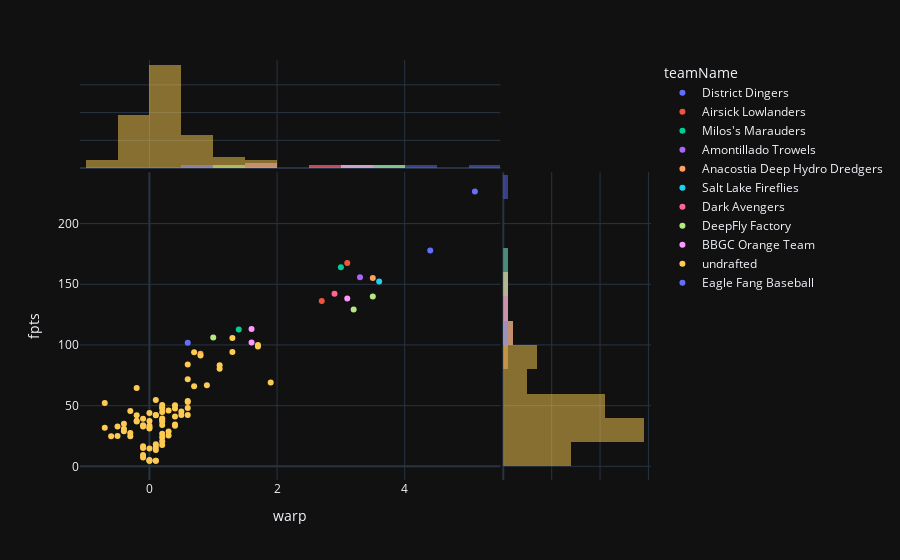

This figure's notebook cell:
### Markdown cell above
## Shortstop (SS)

### Code cell
df_pos = df_league[(df_league.pos_hit == "SS")]
fig = px.scatter(
    df_pos,
    x="warp",
    y="fpts",
    color="teamName",
    # color = "pa",
    hover_data=["first_name", "last_name", "fantraxid"],
    marginal_x="histogram",
    marginal_y="histogram",
)
fig.show()

### Figure 1 — Plotly figure (JSON) as saved in the notebook; plotly's stock layout.template omitted (floating-point values rounded to 4 significant figures; data arrays with more than 128 entries replaced by an {"elided": "..."} marker saying what was removed)
{"data": [{"customdata": [["Mookie", "Betts", "02btf"], ["Corey", "Seager", "02mw6"]], "hovertemplate": "teamName=District Dingers<br>warp=%{x}<br>fpts=%{y}<br>first_name=%{customdata[0]}<br>last_name=%{customdata[1]}<br>fantraxid=%{customdata[2]}<extra></extra>", "legendgroup": "District Dingers", "marker": {"color": "#636efa", "symbol": "circle"}, "mode": "markers", "name": "District Dingers", "orientation": "v", "showlegend": true, "type": "scatter", "x": [5.1, 4.4], "xaxis": "x", "y": [226.5, 177.8], "yaxis": "y"}, {"alignmentgroup": "True", "bingroup": "x", "hovertemplate": "teamName=District Dingers<br>warp=%{x}<br>count=%{y}<extra></extra>", "legendgroup": "District Dingers", "marker": {"color": "#636efa"}, "name": "District Dingers", "offsetgroup": "District Dingers", "opacity": 0.5, "showlegend": false, "type": "histogram", "x": [5.1, 4.4], "xaxis": "x3", "yaxis": "y3"}, {"alignmentgroup": "True", "bingroup": "y", "hovertemplate": "teamName=District Dingers<br>fpts=%{y}<br>count=%{x}<extra></extra>", "legendgroup": "District Dingers", "marker": {"color": "#636efa"}, "name": "District Dingers", "offsetgroup": "District Dingers", "opacity": 0.5, "showlegend": false, "type": "histogram", "xaxis": "x2", "y": [226.5, 177.8], "yaxis": "y2"}, {"customdata": [["Francisco", "Lindor", "02611"], ["Ha-Seong", "Kim", "05ajg"]], "hovertemplate": "teamName=Airsick Lowlanders<br>warp=%{x}<br>fpts=%{y}<br>first_name=%{customdata[0]}<br>last_name=%{customdata[1]}<br>fantraxid=%{customdata[2]}<extra></extra>", "legendgroup": "Airsick Lowlanders", "marker": {"color": "#EF553B", "symbol": "circle"}, "mode": "markers", "name": "Airsick Lowlanders", "orientation": "v", "showlegend": true, "type": "scatter", "x": [3.1, 2.7], "xaxis": "x", "y": [167.5, 136.2], "yaxis": "y"}, {"alignmentgroup": "True", "bingroup": "x", "hovertemplate": "teamName=Airsick Lowlanders<br>warp=%{x}<br>count=%{y}<extra></extra>", "legendgroup": "Airsick Lowlanders", "marker": {"color": "#EF553B"}, "name": "Airsick Lowlanders", "offsetgroup": "Airsick Lowlanders", "opacity": 0.5, "showlegend": false, "type": "histogram", "x": [3.1, 2.7], "xaxis": "x3", "yaxis": "y3"}, {"alignmentgroup": "True", "bingroup": "y", "hovertemplate": "teamName=Airsick Lowlanders<br>fpts=%{y}<br>count=%{x}<extra></extra>", "legendgroup": "Airsick Lowlanders", "marker": {"color": "#EF553B"}, "name": "Airsick Lowlanders", "offsetgroup": "Airsick Lowlanders", "opacity": 0.5, "showlegend": false, "type": "histogram", "xaxis": "x2", "y": [167.5, 136.2], "yaxis": "y2"}, {"customdata": [["Bobby", "Witt", "04lgp"], ["Elly", "De La Cruz", "05udp"]], "hovertemplate": "teamName=Milos's Marauders<br>warp=%{x}<br>fpts=%{y}<br>first_name=%{customdata[0]}<br>last_name=%{customdata[1]}<br>fantraxid=%{customdata[2]}<extra></extra>", "legendgroup": "Milos's Marauders", "marker": {"color": "#00cc96", "symbol": "circle"}, "mode": "markers", "name": "Milos's Marauders", "orientation": "v", "showlegend": true, "type": "scatter", "x": [3, 1.4], "xaxis": "x", "y": [164, 112.8], "yaxis": "y"}, {"alignmentgroup": "True", "bingroup": "x", "hovertemplate": "teamName=Milos's Marauders<br>warp=%{x}<br>count=%{y}<extra></extra>", "legendgroup": "Milos's Marauders", "marker": {"color": "#00cc96"}, "name": "Milos's Marauders", "offsetgroup": "Milos's Marauders", "opacity": 0.5, "showlegend": false, "type": "histogram", "x": [3, 1.4], "xaxis": "x3", "yaxis": "y3"}, {"alignmentgroup": "True", "bingroup": "y", "hovertemplate": "teamName=Milos's Marauders<br>fpts=%{y}<br>count=%{x}<extra></extra>", "legendgroup": "Milos's Marauders", "marker": {"color": "#00cc96"}, "name": "Milos's Marauders", "offsetgroup": "Milos's Marauders", "opacity": 0.5, "showlegend": false, "type": "histogram", "xaxis": "x2", "y": [164, 112.8], "yaxis": "y2"}, {"customdata": [["J.P.", "Crawford", "0310z"]], "hovertemplate": "teamName=Amontillado Trowels<br>warp=%{x}<br>fpts=%{y}<br>first_name=%{customdata[0]}<br>last_name=%{customdata[1]}<br>fantraxid=%{customdata[2]}<extra></extra>", "legendgroup": "Amontillado Trowels", "marker": {"color": "#ab63fa", "symbol": "circle"}, "mode": "markers", "name": "Amontillado Trowels", "orientation": "v", "showlegend": true, "type": "scatter", "x": [3.3], "xaxis": "x", "y": [155.8], "yaxis": "y"}, {"alignmentgroup": "True", "bingroup": "x", "hovertemplate": "teamName=Amontillado Trowels<br>warp=%{x}<br>count=%{y}<extra></extra>", "legendgroup": "Amontillado Trowels", "marker": {"color": "#ab63fa"}, "name": "Amontillado Trowels", "offsetgroup": "Amontillado Trowels", "opacity": 0.5, "showlegend": false, "type": "histogram", "x": [3.3], "xaxis": "x3", "yaxis": "y3"}, {"alignmentgroup": "True", "bingroup": "y", "hovertemplate": "teamName=Amontillado Trowels<br>fpts=%{y}<br>count=%{x}<extra></extra>", "legendgroup": "Amontillado Trowels", "marker": {"color": "#ab63fa"}, "name": "Amontillado Trowels", "offsetgroup": "Amontillado Trowels", "opacity": 0.5, "showlegend": false, "type": "histogram", "xaxis": "x2", "y": [155.8], "yaxis": "y2"}, {"customdata": [["Trea", "Turner", "02c68"], ["Anthony", "Volpe", "04y9p"]], "hovertemplate": "teamName=Anacostia Deep Hydro Dredgers<br>warp=%{x}<br>fpts=%{y}<br>first_name=%{customdata[0]}<br>last_name=%{customdata[1]}<br>fantraxid=%{customdata[2]}<extra></extra>", "legendgroup": "Anacostia Deep Hydro Dredgers", "marker": {"color": "#FFA15A", "symbol": "circle"}, "mode": "markers", "name": "Anacostia Deep Hydro Dredgers", "orientation": "v", "showlegend": true, "type": "scatter", "x": [3.5, 0.8], "xaxis": "x", "y": [155.2, 92.75], "yaxis": "y"}, {"alignmentgroup": "True", "bingroup": "x", "hovertemplate": "teamName=Anacostia Deep Hydro Dredgers<br>warp=%{x}<br>count=%{y}<extra></extra>", "legendgroup": "Anacostia Deep Hydro Dredgers", "marker": {"color": "#FFA15A"}, "name": "Anacostia Deep Hydro Dredgers", "offsetgroup": "Anacostia Deep Hydro Dredgers", "opacity": 0.5, "showlegend": false, "type": "histogram", "x": [3.5, 0.8], "xaxis": "x3", "yaxis": "y3"}, {"alignmentgroup": "True", "bingroup": "y", "hovertemplate": "teamName=Anacostia Deep Hydro Dredgers<br>fpts=%{y}<br>count=%{x}<extra></extra>", "legendgroup": "Anacostia Deep Hydro Dredgers", "marker": {"color": "#FFA15A"}, "name": "Anacostia Deep Hydro Dredgers", "offsetgroup": "Anacostia Deep Hydro Dredgers", "opacity": 0.5, "showlegend": false, "type": "histogram", "xaxis": "x2", "y": [155.2, 92.75], "yaxis": "y2"}, {"customdata": [["Bo", "Bichette", "041qb"]], "hovertemplate": "teamName=Salt Lake Fireflies<br>warp=%{x}<br>fpts=%{y}<br>first_name=%{customdata[0]}<br>last_name=%{customdata[1]}<br>fantraxid=%{customdata[2]}<extra></extra>", "legendgroup": "Salt Lake Fireflies", "marker": {"color": "#19d3f3", "symbol": "circle"}, "mode": "markers", "name": "Salt Lake Fireflies", "orientation": "v", "showlegend": true, "type": "scatter", "x": [3.6], "xaxis": "x", "y": [152.2], "yaxis": "y"}, {"alignmentgroup": "True", "bingroup": "x", "hovertemplate": "teamName=Salt Lake Fireflies<br>warp=%{x}<br>count=%{y}<extra></extra>", "legendgroup": "Salt Lake Fireflies", "marker": {"color": "#19d3f3"}, "name": "Salt Lake Fireflies", "offsetgroup": "Salt Lake Fireflies", "opacity": 0.5, "showlegend": false, "type": "histogram", "x": [3.6], "xaxis": "x3", "yaxis": "y3"}, {"alignmentgroup": "True", "bingroup": "y", "hovertemplate": "teamName=Salt Lake Fireflies<br>fpts=%{y}<br>count=%{x}<extra></extra>", "legendgroup": "Salt Lake Fireflies", "marker": {"color": "#19d3f3"}, "name": "Salt Lake Fireflies", "offsetgroup": "Salt Lake Fireflies", "opacity": 0.5, "showlegend": false, "type": "histogram", "xaxis": "x2", "y": [152.2], "yaxis": "y2"}, {"customdata": [["Carlos", "Correa", "02i2q"]], "hovertemplate": "teamName=Dark Avengers<br>warp=%{x}<br>fpts=%{y}<br>first_name=%{customdata[0]}<br>last_name=%{customdata[1]}<br>fantraxid=%{customdata[2]}<extra></extra>", "legendgroup": "Dark Avengers", "marker": {"color": "#FF6692", "symbol": "circle"}, "mode": "markers", "name": "Dark Avengers", "orientation": "v", "showlegend": true, "type": "scatter", "x": [2.9], "xaxis": "x", "y": [142.2], "yaxis": "y"}, {"alignmentgroup": "True", "bingroup": "x", "hovertemplate": "teamName=Dark Avengers<br>warp=%{x}<br>count=%{y}<extra></extra>", "legendgroup": "Dark Avengers", "marker": {"color": "#FF6692"}, "name": "Dark Avengers", "offsetgroup": "Dark Avengers", "opacity": 0.5, "showlegend": false, "type": "histogram", "x": [2.9], "xaxis": "x3", "yaxis": "y3"}, {"alignmentgroup": "True", "bingroup": "y", "hovertemplate": "teamName=Dark Avengers<br>fpts=%{y}<br>count=%{x}<extra></extra>", "legendgroup": "Dark Avengers", "marker": {"color": "#FF6692"}, "name": "Dark Avengers", "offsetgroup": "Dark Avengers", "opacity": 0.5, "showlegend": false, "type": "histogram", "xaxis": "x2", "y": [142.2], "yaxis": "y2"}, {"customdata": [["Dansby", "Swanson", "03ae8"], ["Willy", "Adames", "03atq"], ["Trevor", "Story", "02bqh"]], "hovertemplate": "teamName=DeepFly Factory<br>warp=%{x}<br>fpts=%{y}<br>first_name=%{customdata[0]}<br>last_name=%{customdata[1]}<br>fantraxid=%{customdata[2]}<extra></extra>", "legendgroup": "DeepFly Factory", "marker": {"color": "#B6E880", "symbol": "circle"}, "mode": "markers", "name": "DeepFly Factory", "orientation": "v", "showlegend": true, "type": "scatter", "x": [3.5, 3.2, 1], "xaxis": "x", "y": [140, 129.2, 106.2], "yaxis": "y"}, {"alignmentgroup": "True", "bingroup": "x", "hovertemplate": "teamName=DeepFly Factory<br>warp=%{x}<br>count=%{y}<extra></extra>", "legendgroup": "DeepFly Factory", "marker": {"color": "#B6E880"}, "name": "DeepFly Factory", "offsetgroup": "DeepFly Factory", "opacity": 0.5, "showlegend": false, "type": "histogram", "x": [3.5, 3.2, 1], "xaxis": "x3", "yaxis": "y3"}, {"alignmentgroup": "True", "bingroup": "y", "hovertemplate": "teamName=DeepFly Factory<br>fpts=%{y}<br>count=%{x}<extra></extra>", "legendgroup": "DeepFly Factory", "marker": {"color": "#B6E880"}, "name": "DeepFly Factory", "offsetgroup": "DeepFly Factory", "opacity": 0.5, "showlegend": false, "type": "histogram", "xaxis": "x2", "y": [140, 129.2, 106.2], "yaxis": "y2"}, {"customdata": [["Gunnar", "Henderson", "050w9"], ["CJ", "Abrams", "04qk8"], ["Jackson", "Holliday", "05ybv"]], "hovertemplate": "teamName=BBGC Orange Team<br>warp=%{x}<br>fpts=%{y}<br>first_name=%{customdata[0]}<br>last_name=%{customdata[1]}<br>fantraxid=%{customdata[2]}<extra></extra>", "legendgroup": "BBGC Orange Team", "marker": {"color": "#FF97FF", "symbol": "circle"}, "mode": "markers", "name": "BBGC Orange Team", "orientation": "v", "showlegend": true, "type": "scatter", "x": [3.1, 1.6, 1.6], "xaxis": "x", "y": [138.2, 113.2, 102], "yaxis": "y"}, {"alignmentgroup": "True", "bingroup": "x", "hovertemplate": "teamName=BBGC Orange Team<br>warp=%{x}<br>count=%{y}<extra></extra>", "legendgroup": "BBGC Orange Team", "marker": {"color": "#FF97FF"}, "name": "BBGC Orange Team", "offsetgroup": "BBGC Orange Team", "opacity": 0.5, "showlegend": false, "type": "histogram", "x": [3.1, 1.6, 1.6], "xaxis": "x3", "yaxis": "y3"}, {"alignmentgroup": "True", "bingroup": "y", "hovertemplate": "teamName=BBGC Orange Team<br>fpts=%{y}<br>count=%{x}<extra></extra>", "legendgroup": "BBGC Orange Team", "marker": {"color": "#FF97FF"}, "name": "BBGC Orange Team", "offsetgroup": "BBGC Orange Team", "opacity": 0.5, "showlegend": false, "type": "histogram", "xaxis": "x2", "y": [138.2, 113.2, 102], "yaxis": "y2"}, {"customdata": {"elided": "78x3 str values"}, "hovertemplate": "teamName=undrafted<br>warp=%{x}<br>fpts=%{y}<br>first_name=%{customdata[0]}<br>last_name=%{customdata[1]}<br>fantraxid=%{customdata[2]}<extra></extra>", "legendgroup": "undrafted", "marker": {"color": "#FECB52", "symbol": "circle"}, "mode": "markers", "name": "undrafted", "orientation": "v", "showlegend": true, "type": "scatter", "x": [1.3, 1.7, 1.7, 1.3, 0.7, 0.8, 0.6, 1.1, 1.1, 0.6, 1.9, 0.9, 0.7, -0.2, 0.1, 0.6, 0.6, -0.7, 0.2, 0.4, 0.2, 0.2, 0.6, 0.4, 0.3, -0.3, 0.5, 0.2, 0, 0.5, 0.6, 0.1, 0.1, -0.2, 0.4, 0.2, -0.1, 0.2, -0.2, 0, -0.2, 0.2, -0.4, 0.4, 0.2, -0.1, 0, 0.4, -0.1, -0.5, 0, -0.7, 0, -0.4, -0.4, 0.3, -0.3, 0.2, 0.3, -0.5, -0.6, -0.3, 0.2, 0.2, 0.1, 0.2, -0.1, 0.1, -0.1, 0, 0.1, -0.1, -0.1, 0, 0, 0.1, 0.1, 0], "xaxis": "x", "y": [105.8, 100, 98.75, 94.25, 94, 91.25, 84, 83.25, 80.5, 71.75, 69, 66.75, 66, 64.5, 54.75, 53.75, 53, 52.25, 50.5, 50.25, 48.5, 48, 48, 47.75, 46, 45.5, 45.25, 44.75, 44, 42.25, 42.25, 42.25, 42, 42, 41, 39.5, 39.25, 38.25, 37.5, 37.25, 37, 37, 35, 34.5, 34, 33.75, 33.5, 33.5, 32.75, 32.75, 32.25, 31.75, 31.25, 31, 29, 28.75, 27.5, 26.75, 25.5, 25, 24.75, 24.75, 24, 20.75, 18.25, 17.5, 16.5, 16, 15, 14.75, 13.5, 9.25, 7.25, 5.25, 4.5, 4.5, 4.5, 4.5], "yaxis": "y"}, {"alignmentgroup": "True", "bingroup": "x", "hovertemplate": "teamName=undrafted<br>warp=%{x}<br>count=%{y}<extra></extra>", "legendgroup": "undrafted", "marker": {"color": "#FECB52"}, "name": "undrafted", "offsetgroup": "undrafted", "opacity": 0.5, "showlegend": false, "type": "histogram", "x": [1.3, 1.7, 1.7, 1.3, 0.7, 0.8, 0.6, 1.1, 1.1, 0.6, 1.9, 0.9, 0.7, -0.2, 0.1, 0.6, 0.6, -0.7, 0.2, 0.4, 0.2, 0.2, 0.6, 0.4, 0.3, -0.3, 0.5, 0.2, 0, 0.5, 0.6, 0.1, 0.1, -0.2, 0.4, 0.2, -0.1, 0.2, -0.2, 0, -0.2, 0.2, -0.4, 0.4, 0.2, -0.1, 0, 0.4, -0.1, -0.5, 0, -0.7, 0, -0.4, -0.4, 0.3, -0.3, 0.2, 0.3, -0.5, -0.6, -0.3, 0.2, 0.2, 0.1, 0.2, -0.1, 0.1, -0.1, 0, 0.1, -0.1, -0.1, 0, 0, 0.1, 0.1, 0], "xaxis": "x3", "yaxis": "y3"}, {"alignmentgroup": "True", "bingroup": "y", "hovertemplate": "teamName=undrafted<br>fpts=%{y}<br>count=%{x}<extra></extra>", "legendgroup": "undrafted", "marker": {"color": "#FECB52"}, "name": "undrafted", "offsetgroup": "undrafted", "opacity": 0.5, "showlegend": false, "type": "histogram", "xaxis": "x2", "y": [105.8, 100, 98.75, 94.25, 94, 91.25, 84, 83.25, 80.5, 71.75, 69, 66.75, 66, 64.5, 54.75, 53.75, 53, 52.25, 50.5, 50.25, 48.5, 48, 48, 47.75, 46, 45.5, 45.25, 44.75, 44, 42.25, 42.25, 42.25, 42, 42, 41, 39.5, 39.25, 38.25, 37.5, 37.25, 37, 37, 35, 34.5, 34, 33.75, 33.5, 33.5, 32.75, 32.75, 32.25, 31.75, 31.25, 31, 29, 28.75, 27.5, 26.75, 25.5, 25, 24.75, 24.75, 24, 20.75, 18.25, 17.5, 16.5, 16, 15, 14.75, 13.5, 9.25, 7.25, 5.25, 4.5, 4.5, 4.5, 4.5], "yaxis": "y2"}, {"customdata": [["Oneil", "Cruz", "03zlh"]], "hovertemplate": "teamName=Eagle Fang Baseball<br>warp=%{x}<br>fpts=%{y}<br>first_name=%{customdata[0]}<br>last_name=%{customdata[1]}<br>fantraxid=%{customdata[2]}<extra></extra>", "legendgroup": "Eagle Fang Baseball", "marker": {"color": "#636efa", "symbol": "circle"}, "mode": "markers", "name": "Eagle Fang Baseball", "orientation": "v", "showlegend": true, "type": "scatter", "x": [0.6], "xaxis": "x", "y": [101.8], "yaxis": "y"}, {"alignmentgroup": "True", "bingroup": "x", "hovertemplate": "teamName=Eagle Fang Baseball<br>warp=%{x}<br>count=%{y}<extra></extra>", "legendgroup": "Eagle Fang Baseball", "marker": {"color": "#636efa"}, "name": "Eagle Fang Baseball", "offsetgroup": "Eagle Fang Baseball", "opacity": 0.5, "showlegend": false, "type": "histogram", "x": [0.6], "xaxis": "x3", "yaxis": "y3"}, {"alignmentgroup": "True", "bingroup": "y", "hovertemplate": "teamName=Eagle Fang Baseball<br>fpts=%{y}<br>count=%{x}<extra></extra>", "legendgroup": "Eagle Fang Baseball", "marker": {"color": "#636efa"}, "name": "Eagle Fang Baseball", "offsetgroup": "Eagle Fang Baseball", "opacity": 0.5, "showlegend": false, "type": "histogram", "xaxis": "x2", "y": [101.8], "yaxis": "y2"}], "layout": {"barmode": "overlay", "legend": {"title": {"text": "teamName"}, "tracegroupgap": 0}, "margin": {"t": 60}, "xaxis": {"anchor": "y", "domain": [0, 0.7363], "title": {"text": "warp"}}, "xaxis2": {"anchor": "y2", "domain": [0.7413, 1], "matches": "x2", "showgrid": true, "showline": false, "showticklabels": false, "ticks": ""}, "xaxis3": {"anchor": "y3", "domain": [0, 0.7363], "matches": "x", "showgrid": true, "showticklabels": false}, "xaxis4": {"anchor": "y4", "domain": [0.7413, 1], "matches": "x2", "showgrid": true, "showline": false, "showticklabels": false, "ticks": ""}, "yaxis": {"anchor": "x", "domain": [0, 0.7326], "title": {"text": "fpts"}}, "yaxis2": {"anchor": "x2", "domain": [0, 0.7326], "matches": "y", "showgrid": true, "showticklabels": false}, "yaxis3": {"anchor": "x3", "domain": [0.7426, 1], "matches": "y3", "showgrid": true, "showline": false, "showticklabels": false, "ticks": ""}, "yaxis4": {"anchor": "x4", "domain": [0.7426, 1], "matches": "y3", "showgrid": true, "showline": false, "showticklabels": false, "ticks": ""}}}
